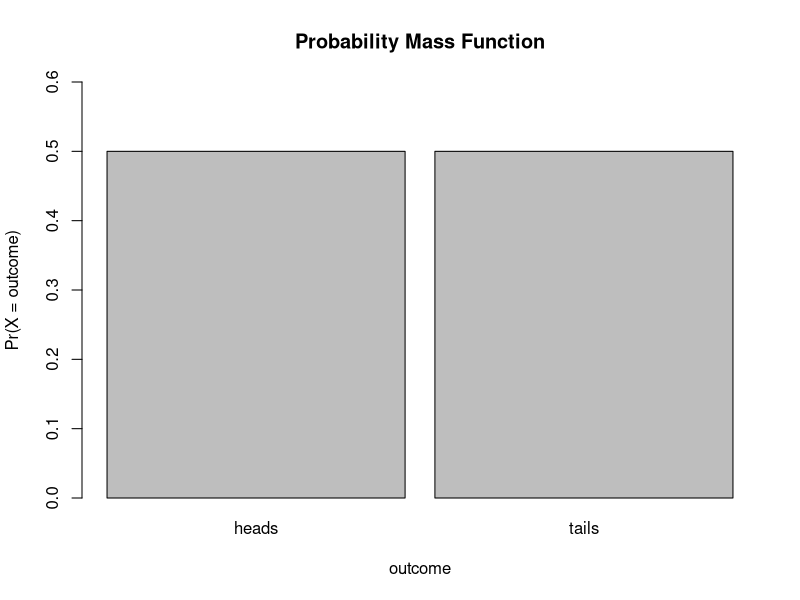

Source code (R):
## ---- chunk 1
knitr::opts_chunk$set(echo = TRUE)
## ---- chunk 2
outcomes <- c("heads", "tails")
prob <- c(1/2, 1/2)
barplot(prob, ylim = c(0, 0.6), names.arg = outcomes, space = 0.1, xlab = "outcome",
    ylab = "Pr(X = outcome)", main = "Probability Mass Function")
